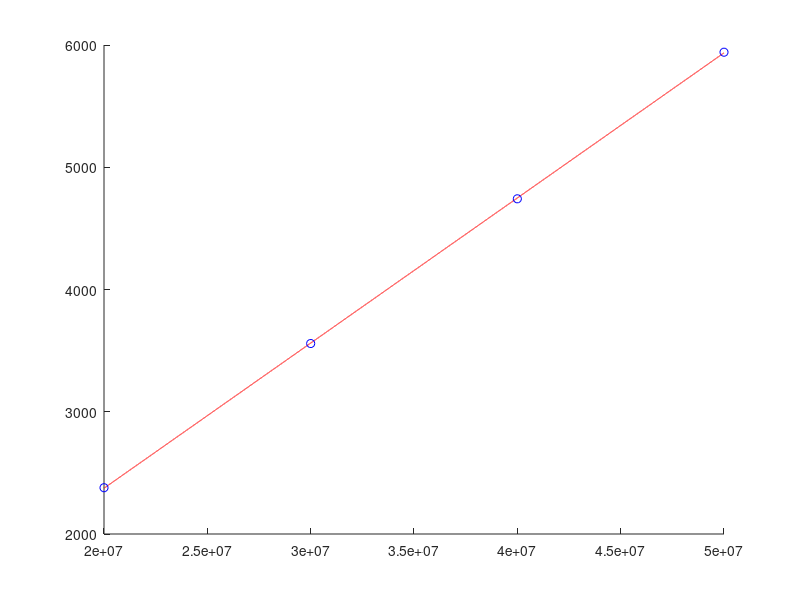
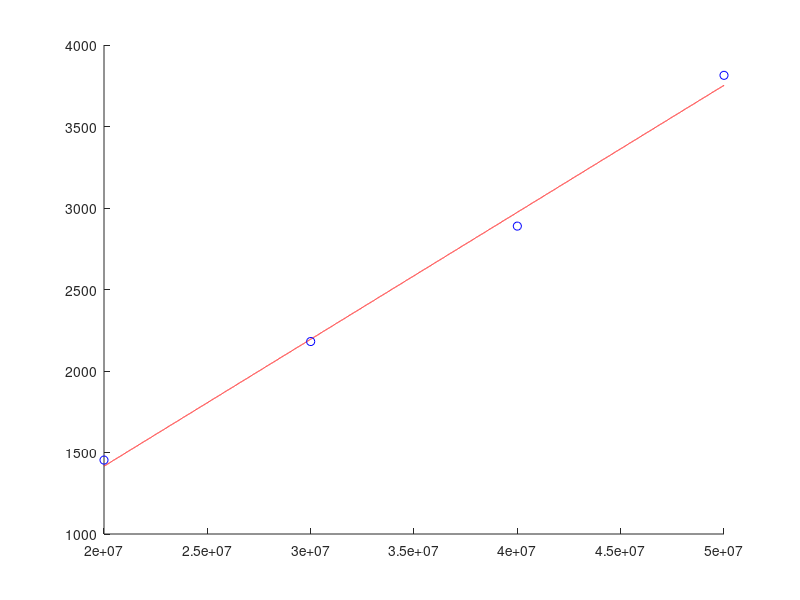
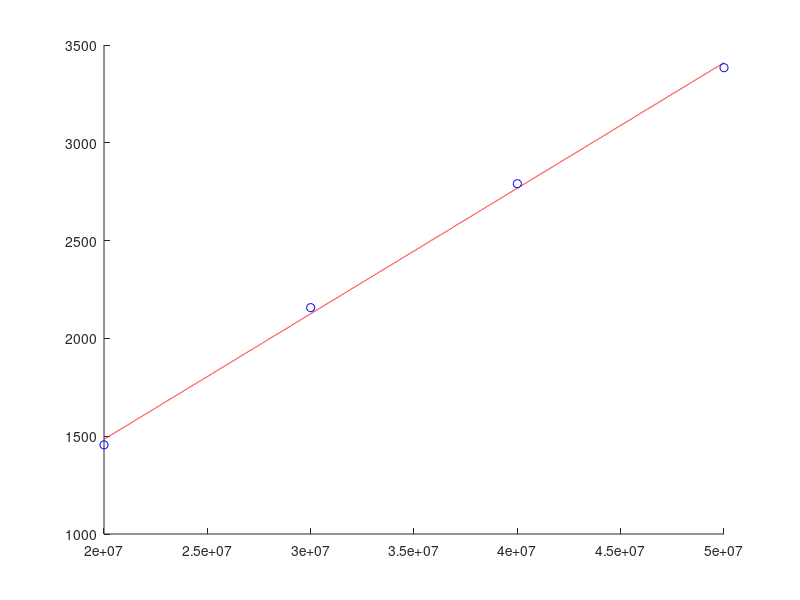

MATLAB code for these plots, in order:

f1 = @(x) 2.2983e-01 + 1.1871e-04 .* x;
f2 = @(x) -1.4193e+02 + 7.7893e-05 .* x;
f3 = @(x) 2.0025e+02 + 6.4190e-05 .* x;
figure(1);
xi_za_plot = 20000000:1000:50000000;

%na eni niti
hold on;
plot(xi_za_plot, f1(xi_za_plot), 'r');
plot(20000000, 2378.7289, 'ob');
plot(30000000, 3558.1211, 'ob')
plot(40000000, 4741.9400, 'ob')
plot(50000000, 5940.9955, 'ob')
hold off;

%na vec nitih, vsako generacijo nove niti + unicimo niti
figure(2);
hold on;
plot(xi_za_plot, f2(xi_za_plot), 'r');
plot(20000000, 1453.5480, 'ob');
plot(30000000, 2180.8337, 'ob')
plot(40000000, 2888.9453, 'ob')
plot(50000000, 3813.9365, 'ob')
hold off;

%za n generacij naredimo 1x k niti
figure(3);
hold on;
plot(xi_za_plot, f3(xi_za_plot), 'r');
plot(20000000, 1455.5712, 'ob');
plot(30000000, 2157.2261, 'ob')
plot(40000000, 2790.8168, 'ob')
plot(50000000, 3384.0529, 'ob')
hold off;
